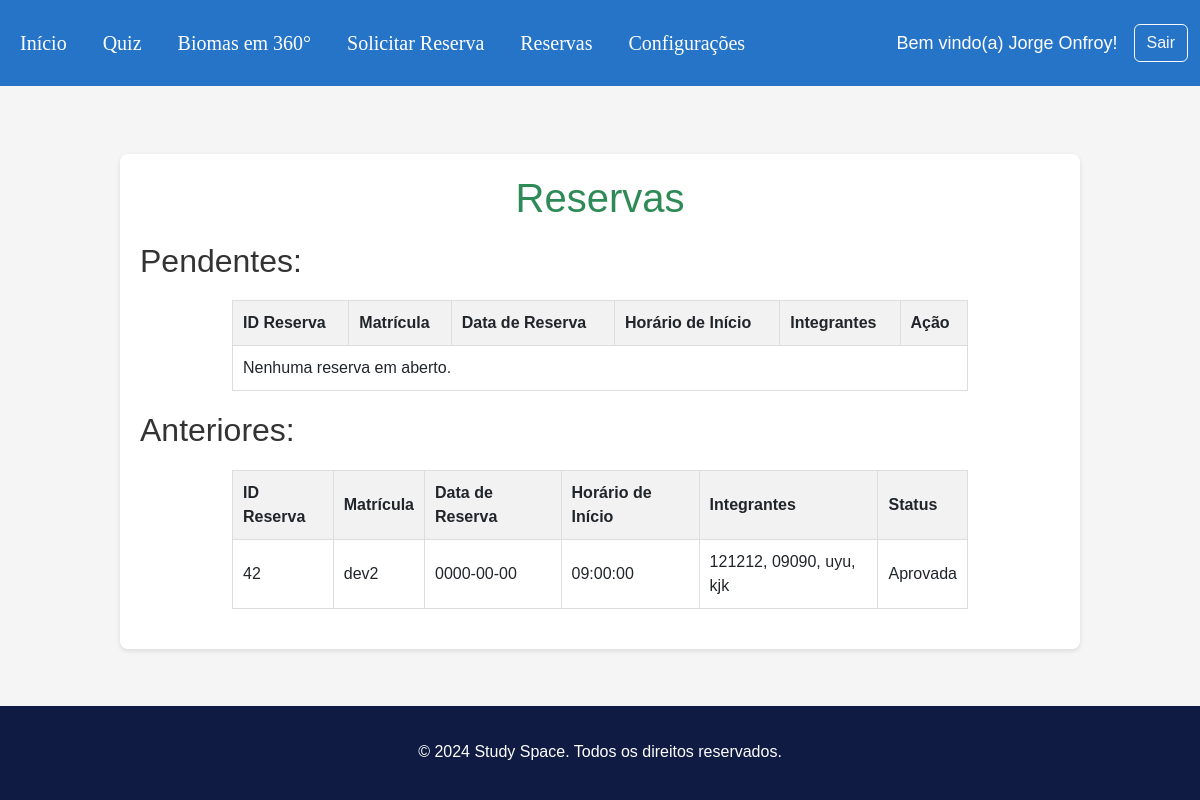
/usuario/reservas.php (signed in), run on the app's committed database.
### tables this page shows
CREATE TABLE `reserva` (
  `ID_reserva` int NOT NULL,
  `matricula` varchar(15) NOT NULL,
  `data_reserva` date NOT NULL,
  `data_termino` date NOT NULL,
  `status` varchar(10) NOT NULL,
  `numero_sala` int NOT NULL,
  `numero_pessoas` int NOT NULL,
  `hora_inicio` time NOT NULL,
  `horario_inicio` time DEFAULT NULL,
  `matricula_integrante_2` varchar(20) DEFAULT NULL,
  `matricula_integrante_3` varchar(20) DEFAULT NULL,
  `matricula_integrante_4` varchar(20) DEFAULT NULL,
  `matricula_integrante_5` varchar(20) DEFAULT NULL,
  `matricula_integrante_6` varchar(20) DEFAULT NULL
);

### usuario/reservas.php (the view, shortened to what this page needs)
<!DOCTYPE html>
<html lang="pt-BR">
<?php
include '../layout/head.php';
?>
<body>
    <?php include '../layout/cabecalho.php'; ?>
    <br><br>
    <div class="container-principal">
        <h1 class="titulo">Reservas</h1>
        <?php
        include '../bd/conexao.php';
        $matricula_usuario = $_SESSION['matricula'];
        ?>
        <h2>Pendentes:</h2>
        <table>
            <tr>
                <th>ID Reserva</th>
                <th>Matrícula</th>
                <th>Data de Reserva</th>
                <th>Horário de Início</th>
                <th>Integrantes</th>
                <th>Ação</th>
            </tr>
            <?php
            $query = "SELECT * FROM reserva WHERE status = '' AND matricula = '$matricula_usuario'";
            $result = mysqli_query($conn, $query);
            if (mysqli_num_rows($result) > 0) {
                while ($row = mysqli_fetch_assoc($result)) {
                    $integrantes = [];
                    for ($i = 2; $i <= 6; $i++) {
                        $coluna = "matricula_integrante_" . $i;
                        if (!empty($row[$coluna])) {
                            $integrantes[] = $row[$coluna];
                        }
                    }
                    echo "<tr>";
                    echo "<td>{$row['ID_reserva']}</td>";
                    echo "<td>{$row['matricula']}</td>";
                    echo "<td>{$row['data_reserva']}</td>";
                    echo "<td>{$row['horario_inicio']}</td>";
                    echo "<td>" . implode(", ", $integrantes) . "</td>";
                    echo "<td>
                            <form method='post' action=''>
                                <input type='hidden' name='id_reserva' value='{$row['ID_reserva']}'>
                                <button type='submit' name='cancelar'>Cancelar</button>
                            </form>
                          </td>";
                    echo "</tr>";
                }
            } else {
                echo "<tr><td colspan='6'>Nenhuma reserva em aberto.</td></tr>";
            }
            ?>
        </table>
        <h2>Anteriores:</h2>
        <table>
            <tr>
                <th>ID Reserva</th>
                <th>Matrícula</th>
                <th>Data de Reserva</th>
                <th>Horário de Início</th>
                <th>Integrantes</th>
                <th>Status</th>
            </tr>
            <?php
            $query = "SELECT * FROM reserva WHERE status IN ('Aprovada', 'Recusada') AND matricula = '$matricula_usuario'";
            $result = mysqli_query($conn, $query);
            if (mysqli_num_rows($result) > 0) {
                while ($row = mysqli_fetch_assoc($result)) {
                    $integrantes = [];
                    for ($i = 2; $i <= 6; $i++) {
                        $coluna = "matricula_integrante_" . $i;
                        if (!empty($row[$coluna])) {
                            $integrantes[] = $row[$coluna];
                        }
                    }
                    echo "<tr>";
                    echo "<td>{$row['ID_reserva']}</td>";
                    echo "<td>{$row['matricula']}</td>";
                    echo "<td>{$row['data_reserva']}</td>";
                    echo "<td>{$row['horario_inicio']}</td>";
                    echo "<td>" . implode(", ", $integrantes) . "</td>";
                    echo "<td>{$row['status']}</td>";
                    echo "</tr>";
                }
            } else {
                echo "<tr><td colspan='6'>Nenhuma reserva anterior encontrada.</td></tr>";
            }
            ?>
        </table>
    </div>
    <?php include '../layout/footer.php' ?>
</body>
</html>

### layout/style_global.css (style rules this page uses)
body { font-family: Arial, sans-serif; margin: 0; padding: 0; background-color: #f5f5f5; }
.container-principal { width: 80%; margin: 20px auto; padding: 20px; background-color: #fff; border-radius: 8px; box-shadow: 0 2px 5px rgba(0, 0, 0, 0.1); }
h1, h2 { color: #333; }
.titulo { text-align: center; margin-bottom: 20px; }
table { width: 80%; margin: 20px auto; border-collapse: collapse; background-color: #fff; }
table, th, td { border: 1px solid #ddd; }
th, td { padding: 10px; text-align: left; }
th { background-color: #f2f2f2; }
h1 { color: #2E8B57; text-align: center; }

### layout/footer.php (style rules this page uses)
body { display: flex; flex-direction: column; min-height: 100vh; margin: 0; }

### data on the page
reserva: ID_reserva "42", matricula "dev2", data_reserva "0000-00-00", horario_inicio "09:00:00", integrantes "121212, 09090, uyu, kjk", status "Aprovada"

### other printed values
$_SESSION['nome_completo'] "Jorge Onfroy"
